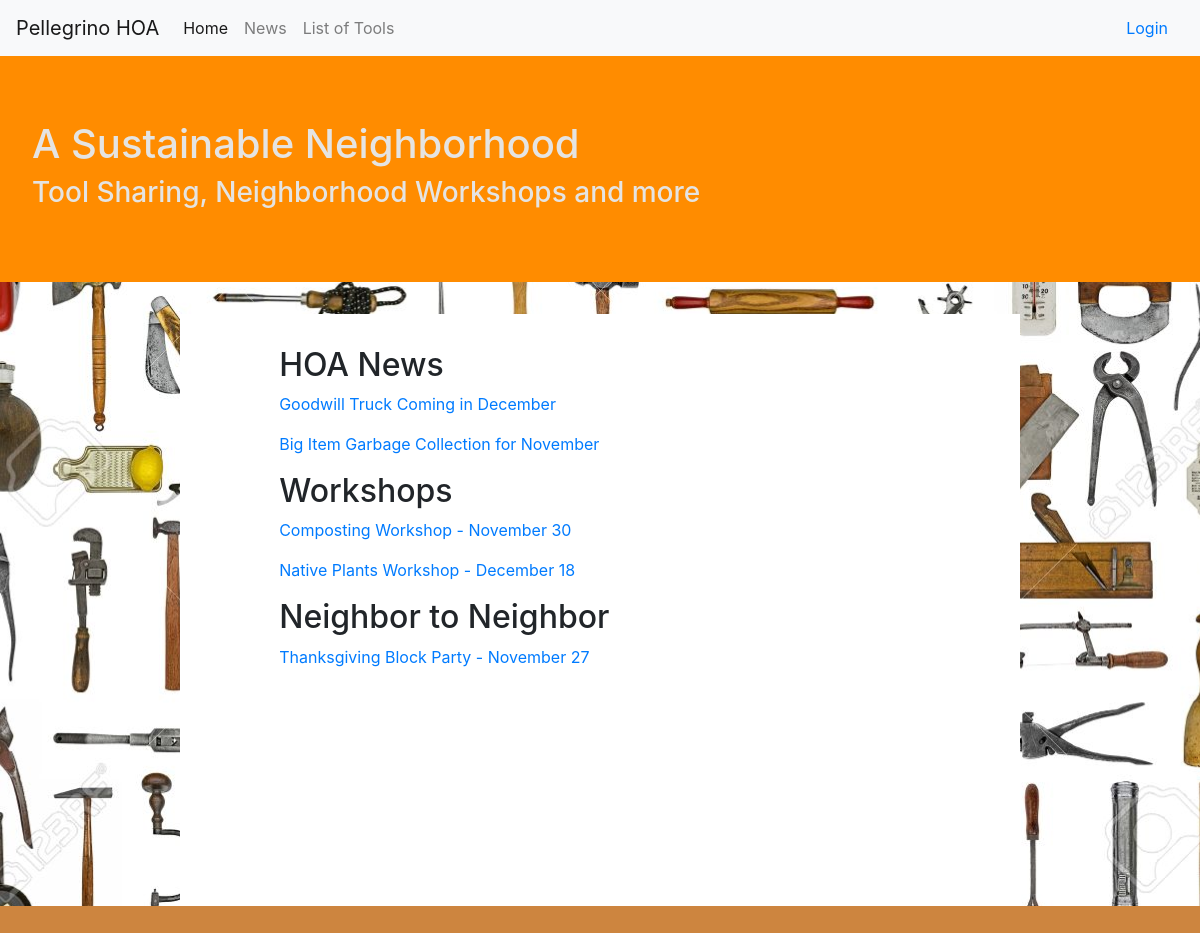
/catalog/news/, run on an earlier commit of the app's database.
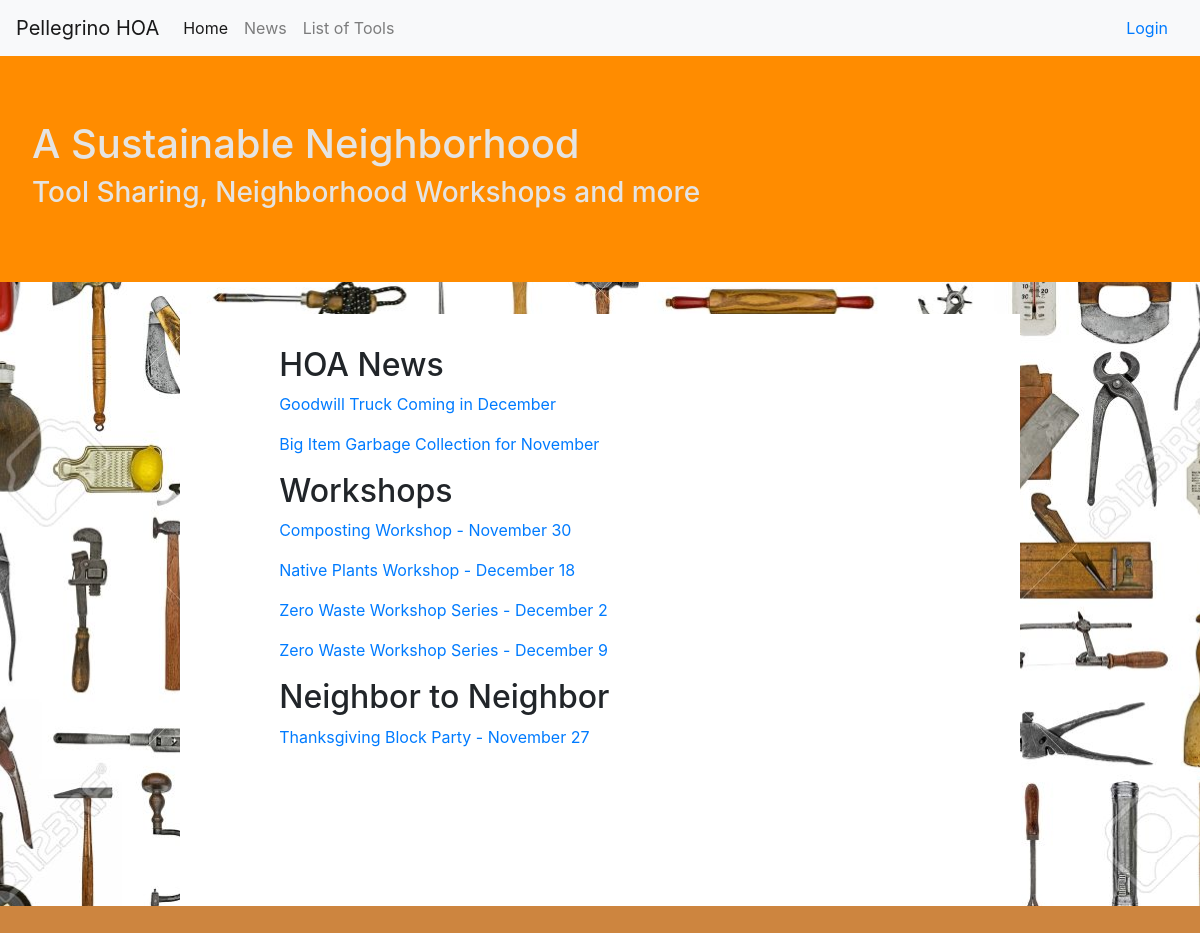
And on a later commit of the database.
### catalog/models.py (models this page shows, shortened)
class News(models.Model):
    title = models.CharField(max_length=150)
    author = models.ForeignKey('Host', on_delete=models.SET_NULL, null=True)
    pub_date = models.DateField(null=True, blank=True)
    end_date = models.DateField(null=True, blank=True)
    content = models.TextField(max_length=1000)
    def get_absolute_url(self):
        return reverse('news-detail', args=[str(self.id)])
    NEWS_TYPE = (
        ('n', 'News'),
        ('a', 'Article'),
        ('w', 'Workshop'),
    )
    news_type = models.CharField(
        max_length=1,
        choices=NEWS_TYPE,
        blank=True,
        default='n',
        help_text='News Type',
    )

### catalog/views.py (the view)
# urls.py: path('news/', views.NewsListView.as_view(), name='news'),
class NewsListView(generic.ListView):
    model = News
    paginate_by = 12

### catalog/templates/catalog/news_list.html
{% extends "base_generic.html" %}
{% block content %}
  <h2>HOA News</h2>
  {% if news_list %}
        <ul class="list-unstyled">
            {% for news in news_list %}
                {% if news.news_type == 'n' %}
                <li>
                    <p> <a href="{{ news.get_absolute_url }}">{{ news.title }}</a></p>
                </li>
                {% endif %}
            {% endfor %}
        </ul>
  <h2>Workshops</h2>
              <ul class="list-unstyled">
            {% for news in news_list %}
                {% if news.news_type == 'w' %}
                <li>
                    <p> <a href="{{ news.get_absolute_url }}">{{ news.title }}</a></p>
                </li>
                {% endif %}
            {% endfor %}
        </ul>
  <h2>Neighbor to Neighbor</h2>
              <ul class="list-unstyled">
            {% for news in news_list %}
                {% if news.news_type == 'a' %}
                <li>
                    <p> <a href="{{ news.get_absolute_url }}">{{ news.title }}</a></p>
                </li>
                {% endif %}
            {% endfor %}
        </ul>
  {% else %}
    <p>There are no news at this time.</p>
  {% endif %}
{% endblock %}

What changed in the data, as far as the page shows it:
added News: title "Zero Waste Workshop Series - December 2", shown under "Workshops"
added News: title "Zero Waste Workshop Series - December 9", shown under "Workshops"
